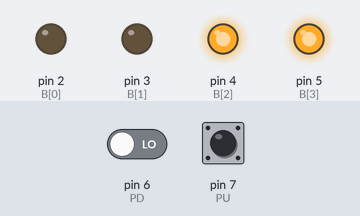
Bench run of a sketch on a simulated Arduino Uno, built with avr-gcc and run on an emulated ATmega328P. On the bench: output pins drawn as LEDs (lit = HIGH). Dashed ring = blinking. The test bench sets the inputs (shaded band); at power-on: pin 7 (PU) HIGH, pin 6 (PD) LOW.

Above: at 3.3 s.
3.4 s: pin 7 (PU) pulled LOW for 1.5 s
At 4.3 s:
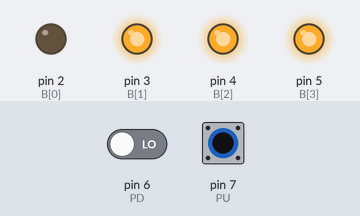
At 7.9 s:
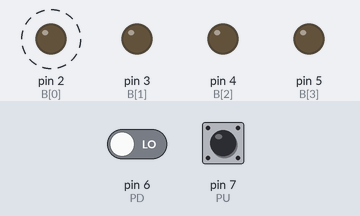
8.0 s: pin 6 (PD) driven HIGH
At 9.5 s:
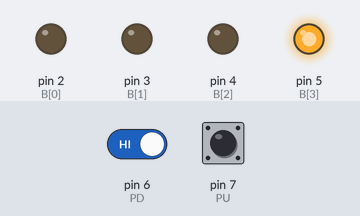
Timing chart, 0 to 17.5 s (numbered marks = the images above; inputs shaded):
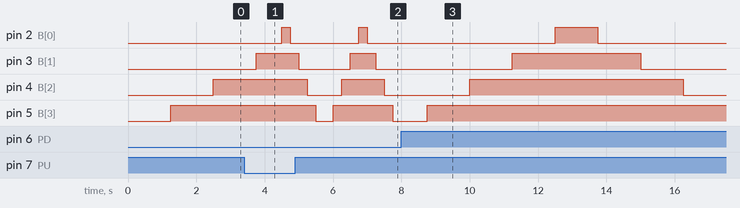

Measured:
- after the input at 3.4 s, pin 4 (B[2]): HIGH → LOW after 1.9 s, → HIGH 1.0 s later, → LOW 1.3 s later; pin 5 (B[3]): HIGH → LOW after 2.1 s, → HIGH 0.50 s later, → LOW 1.8 s later

The sketch:

exercise2.ino
```cpp
/*
* Name & Email: Valerie Wong
* Discussion Section: 021
* Assignment: Lab 2 Exercise 2
* Exercise Description: Create a system that turns on the LEDs
						            in the following sequence:

                        0000  1000  1100  1110  1111  1110  1100  1000  0000.

                        Pressing Button X decreases the speed of the sequence
                        & pressing Button Y increases the speed of the sequence.

                        There are 3 speeds: 250, 750, 1250. The default speed
                        is 250.

* I acknowledge all content contained herein, excluding template
  or example code, is my own original work.

* Demo Link: https://youtu.be/OK-cN7_cVtA
*/

int B[4] = {2, 3, 4, 5};
int PD = 6;
int PU = 7;

int num = 750;
int speed = 1250;
void setup() {

  // put your setup code here, to run once:
  pinMode(PD, INPUT);
  pinMode(PU, INPUT_PULLUP);

  for (int i = 0; i < 4; i++) {
    pinMode(B[i], OUTPUT);
  }
  Serial.begin(9600);
}

void turnON(int B[], int i) {
  digitalWrite(B[i], HIGH);
  delay(speed);
}

void turnOFF(int B[], int i) {
  digitalWrite(B[i], LOW);
  delay(speed);
}

void decreaseSpeed() {
  if (speed == 1250) {
  	return;
  }
  else {
  	speed += 500;
  }
}

void increaseSpeed() {
  if (speed == 250) {
  	return;
  }
  else {
    speed -= 500;
  }
}

void buttonPressed() {
  bool PU_pressed = digitalRead(PU); // False - pressed, True - Not pressed
  bool PD_pressed = digitalRead(PD); // True - pressed, False - not pressed

  if (!PU_pressed) {
    increaseSpeed();
  }

  if (PD_pressed) {
    decreaseSpeed();
  }
}

/*
SEQUENCE
0000  1000  1100  1110  1111  1110  1100  1000  0000
*/
void lightShow() {
  for (int i = 4; i >= 0; --i) {
    buttonPressed();
  	turnON(B, i);
  }

  for (int i = 0; i < 4; ++i) {
    buttonPressed();
  	turnOFF(B, i);
  }
}

void loop() {
  // put your main code here, to run repeatedly:
  lightShow();
}
```
